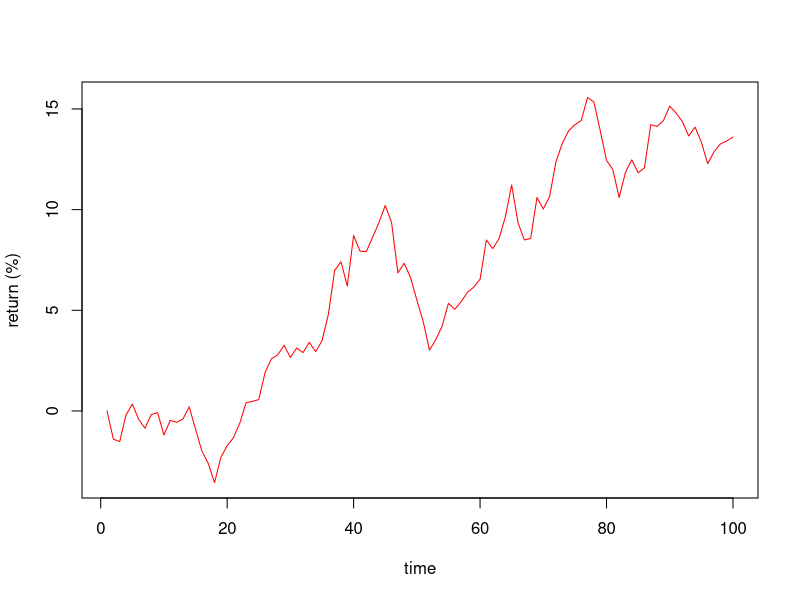
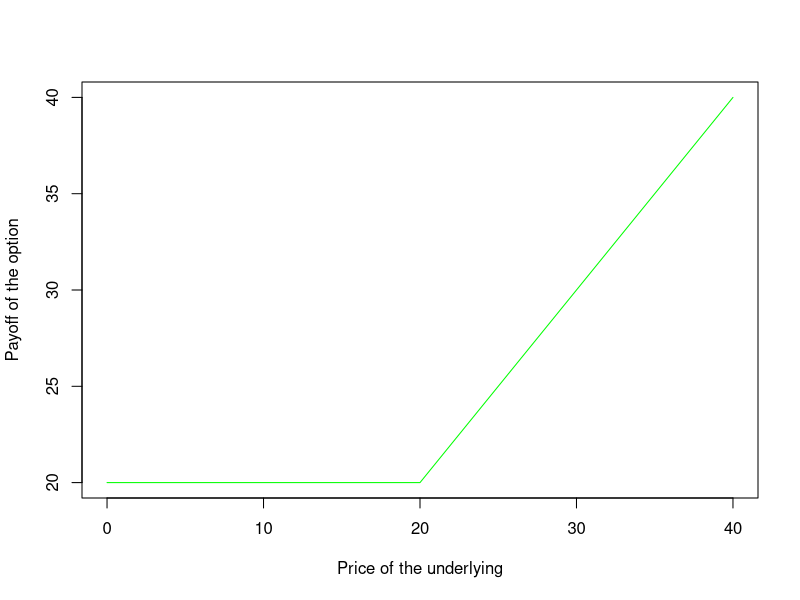

R code for these plots, in order:
#### Logics, Loops and functions in R ####

#### 1. Logics ####
a <- c(1,4,3)
b <- c(2,4,2)
c <- c(2,3,3)

# some simple logics 
a == b
a != b

a == c
a != c

a == b & a == c # and condition
a == b | a == c # or condition

# logics can be used in a if statement

if(a[1] == b[1] | a[1] == c[1]){
  print("This condition is hit")
} else{
  print("the condition is not respected")
}

# or 'ifelse' provides a easy vectorised alternative.
ifelse(a == b | a == c, "This condition is hit", "the condition is not respected")  

#### 2. Loops ####

# first we create a simple loop which doubles 'a', 10 times
a <- 1
for (i in 1:10){
  a <- a + a
}
# 2^10 is the equivalent operation here.

# to spice it up we make 'a' a brownian motion
a <- rnorm(1) # rnorm draws a random number from a normal distribution
for (i in 1:10){
  a <- a + rnorm(1)
}

# now we want to follow exactly what is going on in our simulations.
nsim <- 100
a <- seq(0, 0, length.out = nsim)
a[1] <- rnorm(1)
for (i in 2:nsim){
  a[i] <- a[i-1] + rnorm(1)
}
plot(a, type = 'l', col = 'red', ylab = "return (%)", xlab= "time") # we just did one MonteCarlo simulation.

# 
a <- NULL # this is one way to initiate a variable with no type in R.
for (i in 1:11){
  if(i%%2 == 0){ # %% is the modulo operator
    a <- "some text"
  } else {
    a <- 3
  }
}
class(a) # what is the class of 'a', why ? why does it matter here ? Vectorise or apply

#### 3. functions

# we want a function which can divide two numbers but returns NA if divided by 0
myfunction <- function(arg1,arg2){
  if(arg2 == 0){
    result <- NA
  } else{
    result <- arg1 / arg2
  }
  return(result)
}

myfunction(arg1 = 2, arg2 = 0)
myfunction(arg1 = 2, arg2 = 1)

# we want a function which calculates the payoff of an option.
callpayoff <- function(x, strike = 10){
  result <- max(x,strike)
  return(result)
}

x <- 0:40
y <- lapply(x,FUN = callpayoff) # here we have 'applied' the function to each element in the list.
y <- lapply(x,FUN = callpayoff, strike = 20) # same but further assignement of the strike value in the function
plot(x,y, type='l', col = 'green',xlab = "Price of the underlying", ylab = "Payoff of the option")

